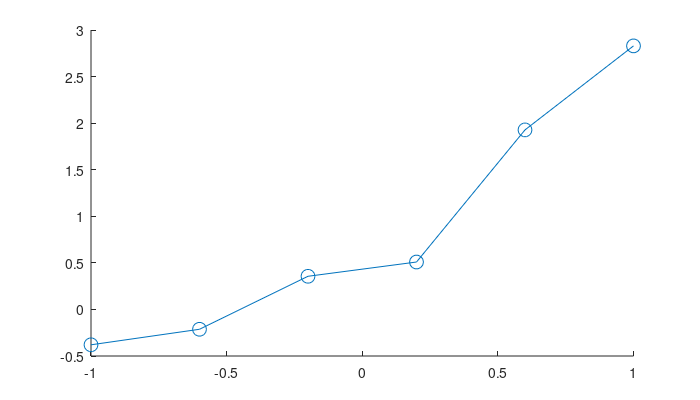

Source code (MATLAB): (Note: this script raises an error after producing the figure.)
%% FF_GRAPH_GRID Grid based Graph, x-axis one param, color another param, over outcomes
%    FF_GRAPH_GRID() draws matrix values (MT_VALUE) as Y, columns
%    (AR_COL_GRID) as X, and rows (AR_ROW_GRID) as separate lines. For
%    example columns could be asset points, and rows could be corresponding
%    to different shocks, and MT_VALUE are different policy optimal chocies
%    given asset and shock points. The AR_ROW_GRID values can be
%
%    * MT_VALUE R by C numeric matrix
%    * AR_COL_GRID 1 by C array, numeric array
%    * AR_ROW_GRID 1 by R array, numeric or string array (NOT CHAR array)
%    * MP_SUPPORT_GRAPH container map
%
%    MP_SUPPORT_GRAPH keys and Example Values:
%
%    MP_SUPPORT_GRAPH = containers.Map('KeyType', 'char', 'ValueType', 'any');
%    MP_SUPPORT_GRAPH('cl_st_graph_title') = {'title line main', 'title line 2'};
%    MP_SUPPORT_GRAPH('cl_st_ytitle') = {'y title, matrix values', 'y line 2'};
%    MP_SUPPORT_GRAPH('cl_st_xtitle') = {'x title, matrix columns', 'x line 2'};
%    MP_SUPPORT_GRAPH('st_rowvar_name') = 'category rows';
%    MP_SUPPORT_GRAPH('st_legend_loc') = 'northwest';
%    MP_SUPPORT_GRAPH('bl_graph_logy') = true;
%    MP_SUPPORT_GRAPH('it_legend_select') = 5;
%    MP_SUPPORT_GRAPH('st_rounding') = '.2f';
%    MP_SUPPORT_GRAPH('cl_scatter_shapes') = {'s', 'x', 'o', 'd'};
%
%    For Colors:
%    Either specify a cell array of strings:
%    MP_SUPPORT_GRAPH('cl_colors') = {'blue', 'red', 'black', 'green'};
%    or specify a string with one of the matlab colormap names:
%    MP_SUPPORT_GRAPH('cl_colors') = 'jet';
%
%    Possible Colors:
%    {'blue', 'red', 'black', 'green', 'brown', 'purple', 'gray', 'orange'}
%    Color map names include all predefined matlab colormaps:
%    'parula', 'jet', 'copper', 'winter', etc...
%
%    When the number of rows (shocks) is below six, each line will have
%    a scatter point overlay with different scatter patterns.
%
%    Each rows (shocks), will have a different color from a color
%    spectrum. In the legend, at most 5 color/shape values will be shown.
%    When the number of rows exceeds 5, only five colors will be shown. The
%    middle color could be zero shock, the boundary points are highest and
%    lowest shock points.
%
%    FF_GRAPH_GRID() draw figure with a testing matrix. f(row, col), 6 row
%    values, 10 column values, f are growing splines with different
%    x-intercepts and random shocks
%
%    FF_GRAPH_GRID(MT_VALUE) draw a figure with a matrix of values. The
%    matrix values will show up as y=axis values. The x-axis will be column
%    index. Each row will have a different colored/patterned line. Legend
%    indicates row index.
%
%    FF_GRAPH_GRID(MT_VALUE, AR_ROW_GRID, AR_COL_GRID) uses the column grid
%    values as x-axis points, and row-grid points as legend labels.
%
%    FF_GRAPH_GRID(MT_VALUE, AR_ROW_GRID, AR_COL_GRID, MP_SUPPORT_GRAPH)
%    overrides local default options.
%
%    See also FX_GRAPH_GRID

%%
function varargout = ff_graph_grid(varargin)

%% Parse Main Inputs and Set Defaults

if (~isempty(varargin))
    
    if (length(varargin)==1)
        mt_value = varargin{:};
        [it_rows, it_cols] = size(mt_value);
        ar_row_grid = num2str(1:1:it_rows);
        ar_col_grid = 1:1:it_cols;
    elseif (length(varargin)==3)
        [mt_value, ar_row_grid, ar_col_grid] = varargin{:};
    elseif (length(varargin)==4)
        [mt_value, ar_row_grid, ar_col_grid, mp_support_graph_ext] = varargin{:};
    end
    
else
    
    close all;
    ar_row_grid = linspace(-4, 11, 5);
    ar_col_grid = linspace(-1, 1, 6);
    rng(123);
    mt_value = 0.2*ar_row_grid' + exp(ar_col_grid) + rand([length(ar_row_grid), length(ar_col_grid)]);
    
end

%% Set and Update Graph Support Map
mp_support_graph = containers.Map('KeyType', 'char', 'ValueType', 'any');
mp_support_graph('cl_st_graph_title') = {'title line main', 'title line 2'};
mp_support_graph('cl_st_ytitle') = {'y title, matrix values', 'y line 2'};
mp_support_graph('cl_st_xtitle') = {'x title, matrix columns', 'x line 2'};
mp_support_graph('st_rowvar_name') = 'category rows';
mp_support_graph('st_legend_loc') = 'northwest';
mp_support_graph('bl_graph_logy') = true;
mp_support_graph('it_legend_select') = 5;
mp_support_graph('st_rounding') = '.2f';
mp_support_graph('cl_scatter_shapes') = ...
    {'o', 'd', 's', 'p', 'h', 'x', '*', '>', '<'};
% mp_support_graph('cl_colors') = {'blue', 'red', 'black', 'green', 'brown', 'purple', 'gray', 'orange'};
mp_support_graph('cl_colors') = 'lines';

% override default support_map values
if (length(varargin)==4)
    mp_support_graph = [mp_support_graph; mp_support_graph_ext];
end

%% Parse Title and Lengends
cl_params = values(mp_support_graph, {'cl_st_graph_title', ...
    'cl_st_ytitle', 'cl_st_xtitle', 'st_rowvar_name'});
[cl_st_graph_title, cl_st_ytitle, cl_st_xtitle, st_rowvar_name] = cl_params{:};
cl_params = values(mp_support_graph, {'st_legend_loc', 'bl_graph_logy', ...
    'it_legend_select', 'st_rounding'});
[st_legend_loc, bl_graph_logy, it_legend_select, st_rounding] = cl_params{:};

%% Parse Graphing Details
cl_params = values(mp_support_graph, {'cl_scatter_shapes', 'cl_colors'});
[cl_scatter_shapes, cl_colors] = cl_params{:};

if (iscell(cl_colors))
    mp_colors = containers.Map('KeyType', 'char', 'ValueType', 'any');
    mp_colors('blue')   = [57 106 177]./255;
    mp_colors('red')    = [204 37 41]./255;
    mp_colors('black')  = [83 81 84]./255;
    mp_colors('green')  = [62 150 81]./255;
    
    mp_colors('brown')  = [146 36 40]./255;
    mp_colors('purple') = [107 76 154]./255;
    mp_colors('gray')   = [128 133 133]./255;
    mp_colors('orange')   = [255 140 0]./255;
    
    cl_fl_colors_rgb = values(mp_colors, cl_colors);
    mt_fl_colors_rgb = reshape(cell2mat(cl_fl_colors_rgb), 3, [])';
else
    % color is the number of matrix rows, all matlab colormaps
    it_colors = size(mt_value,1);
    if (strcmp(cl_colors, 'jet'))
        mt_fl_colors_rgb = jet(it_colors);
    elseif (strcmp(cl_colors, 'winter'))
        mt_fl_colors_rgb = winter(it_colors);
    elseif (strcmp(cl_colors, 'summer'))
        mt_fl_colors_rgb = summer(it_colors);
    elseif (strcmp(cl_colors, 'spring'))
        mt_fl_colors_rgb = spring(it_colors);
    elseif (strcmp(cl_colors, 'autumn'))
        mt_fl_colors_rgb = autumn(it_colors);
    elseif (strcmp(cl_colors, 'parula'))
        mt_fl_colors_rgb = parula(it_colors);
    elseif (strcmp(cl_colors, 'hsv'))
        mt_fl_colors_rgb = hsv(it_colors);
    elseif (strcmp(cl_colors, 'hot'))
        mt_fl_colors_rgb = hot(it_colors);
    elseif (strcmp(cl_colors, 'cool'))
        mt_fl_colors_rgb = cool(it_colors);
    elseif (strcmp(cl_colors, 'gray'))
        mt_fl_colors_rgb = gray(it_colors);
    elseif (strcmp(cl_colors, 'bone'))
        mt_fl_colors_rgb = bone(it_colors);
    elseif (strcmp(cl_colors, 'copper'))
        mt_fl_colors_rgb = copper(it_colors);
    elseif (strcmp(cl_colors, 'pink'))
        mt_fl_colors_rgb = pink(it_colors);
    elseif (strcmp(cl_colors, 'lines'))
        mt_fl_colors_rgb = lines(it_colors);
    elseif (strcmp(cl_colors, 'colorcube'))
        mt_fl_colors_rgb = colorcube(it_colors);
    elseif (strcmp(cl_colors, 'prism'))
        mt_fl_colors_rgb = prism(it_colors);
    elseif (strcmp(cl_colors, 'flag'))
        mt_fl_colors_rgb = flag(it_colors);
    elseif (strcmp(cl_colors, 'white'))
        mt_fl_colors_rgb = white(it_colors);
    end
    
end


%% Generaet Graph

if (bl_graph_logy)
    ar_it_plot = [1,2];
else
    ar_it_plot = [1];
end

for it_plot = ar_it_plot
    
    %% Plot Initiate
    pl_obj = figure('PaperPosition', [0 0 7 4]);
    hold on;
    
    it_graph_counter = 0;
    cl_legend = [];
    
    %% Log Transform
    ar_x = ar_col_grid;
    mt_value_use = mt_value;
    if (it_plot == 2)
        if (min(min(mt_value))>0)
            mt_value_use = log(mt_value_use + 0.001);
            st_log_func_y = 'LOG(Y)';
        else
            fl_y_log_adj = abs(min(min(mt_value)))+0.001;
            mt_value_use = log(mt_value_use + fl_y_log_adj);
            st_log_func_y = 'LOG(Y+min(Y))';
        end
        if (min(ar_col_grid)>0)
            ar_x = log(ar_x);
            st_log_func_x = 'LOG(X)';
        else
            ar_x = log(ar_x-min(ar_col_grid)+0.001);
            st_log_func_x = 'LOG(X+min(X))';
        end
    end
    
    %% Plot Given Fewer or Many Rows Counts
    if (length(ar_row_grid) > length(cl_scatter_shapes))
        
        %% Plot Many Rows as Jet Lines
        chart = plot(reshape(ar_x, [], 1), mt_value_use');
        for m = 1:numel(chart)
            set(chart(m),'Color',mt_fl_colors_rgb(m,:))
        end
        
    else
        
        %% Plot Less than 7 Rows as Scatter + Lines
        for it_color = 1:length(ar_row_grid)
            
            florst_row_param = ar_row_grid(it_color);
            
            it_graph_counter = it_graph_counter + 1;
            ar_color = mt_fl_colors_rgb(it_color, :);
            
            % Access Y Values
            ar_y_use = mt_value_use(it_color,:);
            
            % Access X Values
            it_csize = 100;
            st_shape = cl_scatter_shapes{it_color};
            
            % scatter draw
            scatter(ar_x', ar_y_use', it_csize, ...
                ar_color, st_shape, ...
                'MarkerFaceAlpha', 1.0, 'MarkerEdgeAlpha', 1.0);
            
            % line draw
            line = plot(ar_x, ar_y_use);
            line.Color = ar_color;
            line.LineStyle = '-';
            line.LineWidth = 2;
            line.HandleVisibility = 'off';
            
            % Legend
            if (isnumeric(florst_row_param))
                cl_legend{it_graph_counter} = compose(strcat(st_rowvar_name, "%", st_rounding), florst_row_param);
            else
                cl_legend{it_graph_counter} = florst_row_param;
            end
        end
    end
    
    %% Titling
    cl_st_ytitle_use = cl_st_ytitle;
    cl_st_xtitle_use = cl_st_xtitle;
    cl_st_graph_title_use = cl_st_graph_title;
    if (it_plot == 2)
        cl_st_ytitle_use{length(cl_st_ytitle_use)+1} = st_log_func_y;
        cl_st_xtitle_use{length(cl_st_xtitle_use)+1} = st_log_func_x;
    end
    title(cl_st_graph_title_use);
    ylabel(cl_st_ytitle_use);
    xlabel(cl_st_xtitle_use);
    
    %% Legend
    st_legend_loc_use = st_legend_loc;
    if (it_plot == 2)
        st_legend_loc_use = 'best';
    end
    
    if (length(ar_row_grid)> length(cl_scatter_shapes))
        ar_it_legend_select = fliplr(round(linspace(1, length(ar_row_grid), it_legend_select)));
        if(isstring(ar_row_grid))
            cl_legend = ar_row_grid;
        else
            cl_legend = cellstr(num2str(ar_row_grid', strcat(st_rowvar_name, '%', st_rounding)));
        end
        legend(chart(ar_it_legend_select), cl_legend(ar_it_legend_select), 'Location', st_legend_loc_use);
    else
        legend(cl_legend, 'Location', st_legend_loc_use);
    end
    
    grid on;
    grid minor;
    snapnow;
    
end

%% Return
varargout = cell(nargout,0);
for it_k = 1:nargout
    if (it_k==1)
        ob_out_cur = pl_obj;
    end
    varargout{it_k} = ob_out_cur;
end


end
